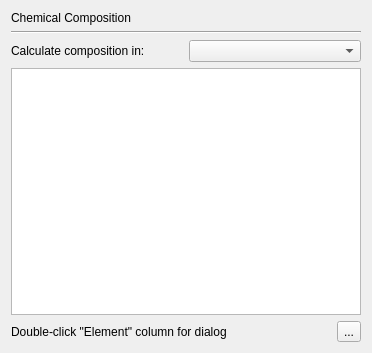
<?xml version="1.0" encoding="UTF-8"?>
<ui version="4.0">
 <class>PrefPageChemicalComp</class>
 <widget class="QWidget" name="PrefPageChemicalComp">
  <property name="geometry">
   <rect>
    <x>0</x>
    <y>0</y>
    <width>372</width>
    <height>353</height>
   </rect>
  </property>
  <property name="windowTitle">
   <string>Form</string>
  </property>
  <layout class="QVBoxLayout" name="verticalLayout">
   <item>
    <widget class="QLabel" name="label_34">
     <property name="text">
      <string>Chemical Composition</string>
     </property>
    </widget>
   </item>
   <item>
    <widget class="Line" name="line_2">
     <property name="orientation">
      <enum>Qt::Horizontal</enum>
     </property>
    </widget>
   </item>
   <item>
    <layout class="QHBoxLayout" name="horizontalLayout">
     <item>
      <widget class="QLabel" name="label">
       <property name="text">
        <string>Calculate composition in:</string>
       </property>
      </widget>
     </item>
     <item>
      <widget class="QComboBox" name="comboBoxMode"/>
     </item>
    </layout>
   </item>
   <item>
    <widget class="QTableWidget" name="oxideTableWidget">
     <property name="toolTip">
      <string>&lt;html&gt;&lt;head/&gt;&lt;body&gt;&lt;p&gt;Specify in which form (oxides, atoms) the chemical composition is reported. Double-click the &amp;quot;Element&amp;quot; column to open an editor, or double-click any other column to edit the values directly.&lt;/p&gt;&lt;/body&gt;&lt;/html&gt;</string>
     </property>
    </widget>
   </item>
   <item>
    <layout class="QHBoxLayout" name="horizontalLayout_7">
     <item>
      <widget class="QLabel" name="label_20">
       <property name="sizePolicy">
        <sizepolicy hsizetype="Expanding" vsizetype="Preferred">
         <horstretch>0</horstretch>
         <verstretch>0</verstretch>
        </sizepolicy>
       </property>
       <property name="text">
        <string>Double-click &quot;Element&quot; column for dialog</string>
       </property>
      </widget>
     </item>
     <item>
      <widget class="QToolButton" name="toolButtonChemReset">
       <property name="toolTip">
        <string>Reset all chemical data to the default values</string>
       </property>
       <property name="text">
        <string>...</string>
       </property>
       <property name="icon">
        <iconset theme="profex-undo">
         <normaloff>.</normaloff>.</iconset>
       </property>
      </widget>
     </item>
    </layout>
   </item>
  </layout>
 </widget>
 <resources/>
 <connections>
  <connection>
   <sender>comboBoxMode</sender>
   <signal>currentIndexChanged(int)</signal>
   <receiver>PrefPageChemicalComp</receiver>
   <slot>currentMode(int)</slot>
   <hints>
    <hint type="sourcelabel">
     <x>298</x>
     <y>52</y>
    </hint>
    <hint type="destinationlabel">
     <x>370</x>
     <y>81</y>
    </hint>
   </hints>
  </connection>
 </connections>
 <slots>
  <slot>currentMode(int)</slot>
 </slots>
</ui>
